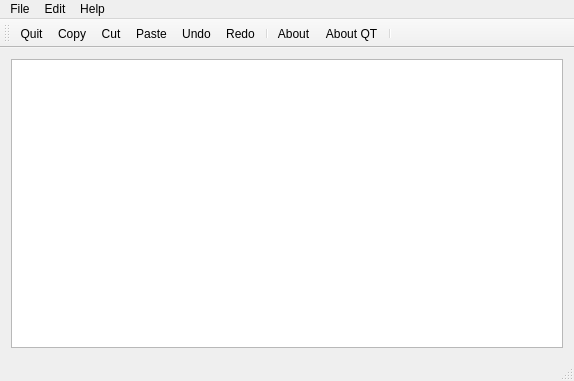
<?xml version="1.0" encoding="UTF-8"?>
<ui version="4.0">
 <class>MainWindow</class>
 <widget class="QMainWindow" name="MainWindow">
  <property name="geometry">
   <rect>
    <x>0</x>
    <y>0</y>
    <width>574</width>
    <height>381</height>
   </rect>
  </property>
  <property name="windowTitle">
   <string>MainWindow</string>
  </property>
  <widget class="QWidget" name="centralWidget">
   <layout class="QVBoxLayout" name="verticalLayout">
    <item>
     <widget class="QTextEdit" name="textEdit"/>
    </item>
   </layout>
  </widget>
  <widget class="QMenuBar" name="menuBar">
   <property name="geometry">
    <rect>
     <x>0</x>
     <y>0</y>
     <width>574</width>
     <height>21</height>
    </rect>
   </property>
   <widget class="QMenu" name="menuFile">
    <property name="title">
     <string>File</string>
    </property>
    <addaction name="actionQuit"/>
   </widget>
   <widget class="QMenu" name="menuEdit">
    <property name="title">
     <string>Edit</string>
    </property>
    <addaction name="actionCopy"/>
    <addaction name="actionCut"/>
    <addaction name="actionPaste"/>
    <addaction name="separator"/>
    <addaction name="actionUndo"/>
    <addaction name="actionRedo"/>
   </widget>
   <widget class="QMenu" name="menuHelp">
    <property name="title">
     <string>Help</string>
    </property>
    <addaction name="actionAbout"/>
    <addaction name="actionAbout_QT"/>
   </widget>
   <addaction name="menuFile"/>
   <addaction name="menuEdit"/>
   <addaction name="menuHelp"/>
  </widget>
  <widget class="QToolBar" name="mainToolBar">
   <attribute name="toolBarArea">
    <enum>TopToolBarArea</enum>
   </attribute>
   <attribute name="toolBarBreak">
    <bool>false</bool>
   </attribute>
   <addaction name="actionQuit"/>
   <addaction name="actionCopy"/>
   <addaction name="actionCut"/>
   <addaction name="actionPaste"/>
   <addaction name="actionUndo"/>
   <addaction name="actionRedo"/>
   <addaction name="separator"/>
   <addaction name="actionAbout"/>
   <addaction name="actionAbout_QT"/>
   <addaction name="separator"/>
  </widget>
  <widget class="QStatusBar" name="statusBar"/>
  <action name="actionQuit">
   <property name="icon">
    <iconset resource="resource.qrc">
     <normaloff>:/images/aboutIcon.png</normaloff>:/images/aboutIcon.png</iconset>
   </property>
   <property name="text">
    <string>Quit</string>
   </property>
  </action>
  <action name="actionCopy">
   <property name="icon">
    <iconset resource="resource.qrc">
     <normaloff>:/images/aboutIcon.png</normaloff>:/images/aboutIcon.png</iconset>
   </property>
   <property name="text">
    <string>Copy</string>
   </property>
  </action>
  <action name="actionCut">
   <property name="icon">
    <iconset resource="resource.qrc">
     <normaloff>:/images/aboutIcon.png</normaloff>:/images/aboutIcon.png</iconset>
   </property>
   <property name="text">
    <string>Cut</string>
   </property>
  </action>
  <action name="actionPaste">
   <property name="icon">
    <iconset resource="resource.qrc">
     <normaloff>:/images/aboutIcon.png</normaloff>:/images/aboutIcon.png</iconset>
   </property>
   <property name="text">
    <string>Paste</string>
   </property>
  </action>
  <action name="actionUndo">
   <property name="icon">
    <iconset resource="resource.qrc">
     <normaloff>:/images/aboutIcon.png</normaloff>:/images/aboutIcon.png</iconset>
   </property>
   <property name="text">
    <string>Undo</string>
   </property>
  </action>
  <action name="actionRedo">
   <property name="icon">
    <iconset resource="resource.qrc">
     <normaloff>:/images/aboutIcon.png</normaloff>:/images/aboutIcon.png</iconset>
   </property>
   <property name="text">
    <string>Redo</string>
   </property>
  </action>
  <action name="actionAbout">
   <property name="icon">
    <iconset resource="resource.qrc">
     <normaloff>:/images/aboutIcon.png</normaloff>:/images/aboutIcon.png</iconset>
   </property>
   <property name="text">
    <string>About</string>
   </property>
  </action>
  <action name="actionAbout_QT">
   <property name="icon">
    <iconset resource="resource.qrc">
     <normaloff>:/images/aboutIcon.png</normaloff>:/images/aboutIcon.png</iconset>
   </property>
   <property name="text">
    <string>About QT</string>
   </property>
  </action>
 </widget>
 <layoutdefault spacing="6" margin="11"/>
 <resources>
  <include location="resource.qrc"/>
 </resources>
 <connections/>
</ui>
